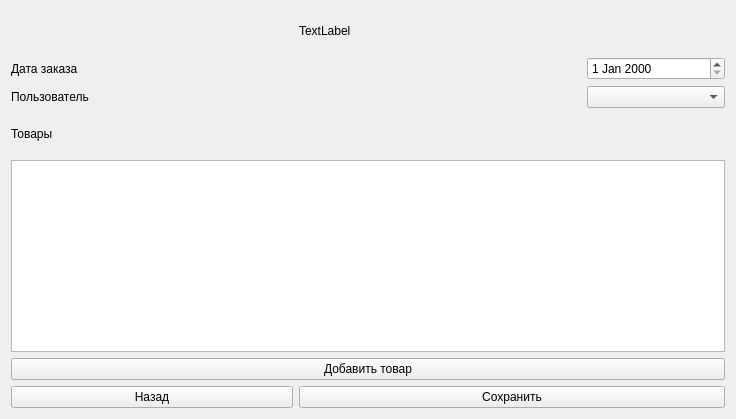
<?xml version="1.0" encoding="UTF-8"?>
<ui version="4.0">
 <class>Form</class>
 <widget class="QWidget" name="Form">
  <property name="geometry">
   <rect>
    <x>0</x>
    <y>0</y>
    <width>736</width>
    <height>419</height>
   </rect>
  </property>
  <property name="windowTitle">
   <string>Form</string>
  </property>
  <layout class="QGridLayout" name="gridLayout" rowstretch="0,0,0,0,0,0,0,0">
   <item row="1" column="0">
    <widget class="QLabel" name="label_2">
     <property name="text">
      <string>Дата заказа</string>
     </property>
    </widget>
   </item>
   <item row="4" column="0" rowspan="2" colspan="5">
    <widget class="QTableView" name="tableView"/>
   </item>
   <item row="2" column="4">
    <widget class="QComboBox" name="comboBox"/>
   </item>
   <item row="3" column="0" colspan="5">
    <widget class="QLabel" name="label_4">
     <property name="text">
      <string>Товары</string>
     </property>
    </widget>
   </item>
   <item row="2" column="0">
    <widget class="QLabel" name="label_3">
     <property name="text">
      <string>Пользователь</string>
     </property>
    </widget>
   </item>
   <item row="1" column="4">
    <widget class="QDateEdit" name="dateEdit"/>
   </item>
   <item row="6" column="0" colspan="5">
    <widget class="QPushButton" name="pushButton_2">
     <property name="text">
      <string>Добавить товар</string>
     </property>
    </widget>
   </item>
   <item row="7" column="0" colspan="2">
    <widget class="QPushButton" name="pushButton">
     <property name="text">
      <string>Назад</string>
     </property>
    </widget>
   </item>
   <item row="7" column="2" colspan="3">
    <widget class="QPushButton" name="pushButton_3">
     <property name="text">
      <string>Сохранить</string>
     </property>
    </widget>
   </item>
   <item row="0" column="2" colspan="3">
    <widget class="QLabel" name="label">
     <property name="text">
      <string>TextLabel</string>
     </property>
    </widget>
   </item>
  </layout>
 </widget>
 <resources/>
 <connections/>
</ui>
